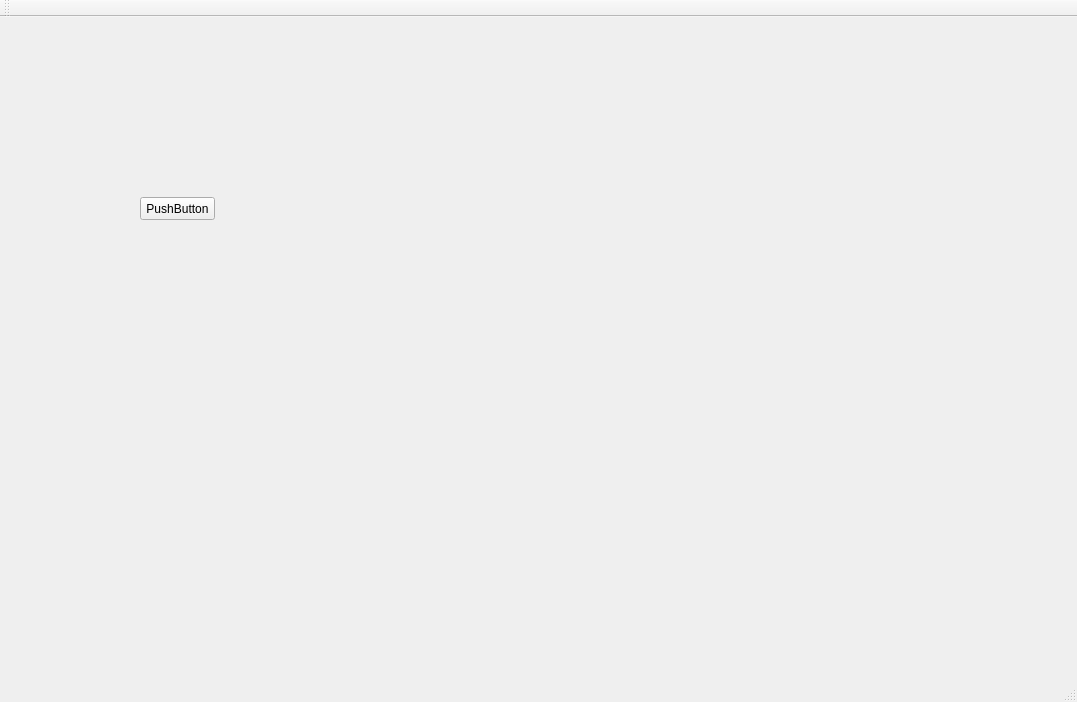
<?xml version="1.0" encoding="UTF-8"?>
<ui version="4.0">
 <class>MainWindow</class>
 <widget class="QMainWindow" name="MainWindow">
  <property name="geometry">
   <rect>
    <x>0</x>
    <y>0</y>
    <width>1077</width>
    <height>702</height>
   </rect>
  </property>
  <property name="windowTitle">
   <string>MainWindow</string>
  </property>
  <widget class="QWidget" name="centralWidget">
   <widget class="QPushButton" name="pushButton">
    <property name="geometry">
     <rect>
      <x>140</x>
      <y>180</y>
      <width>75</width>
      <height>23</height>
     </rect>
    </property>
    <property name="text">
     <string>PushButton</string>
    </property>
   </widget>
  </widget>
  <widget class="QMenuBar" name="menuBar">
   <property name="geometry">
    <rect>
     <x>0</x>
     <y>0</y>
     <width>1077</width>
     <height>21</height>
    </rect>
   </property>
  </widget>
  <widget class="QToolBar" name="mainToolBar">
   <attribute name="toolBarArea">
    <enum>TopToolBarArea</enum>
   </attribute>
   <attribute name="toolBarBreak">
    <bool>false</bool>
   </attribute>
  </widget>
  <widget class="QStatusBar" name="statusBar"/>
 </widget>
 <layoutdefault spacing="6" margin="11"/>
 <resources/>
 <connections/>
</ui>
